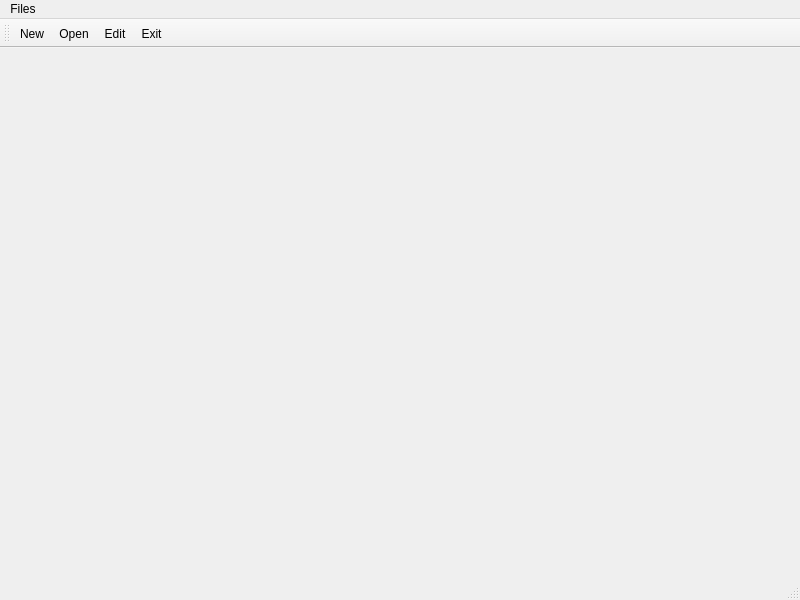
<?xml version="1.0" encoding="UTF-8"?>
<ui version="4.0">
 <class>MainWindow</class>
 <widget class="QMainWindow" name="MainWindow">
  <property name="geometry">
   <rect>
    <x>0</x>
    <y>0</y>
    <width>800</width>
    <height>600</height>
   </rect>
  </property>
  <property name="windowTitle">
   <string>MainWindow</string>
  </property>
  <widget class="QWidget" name="centralwidget"/>
  <widget class="QMenuBar" name="menubar">
   <property name="geometry">
    <rect>
     <x>0</x>
     <y>0</y>
     <width>800</width>
     <height>25</height>
    </rect>
   </property>
   <widget class="QMenu" name="menuFiles">
    <property name="title">
     <string>Files</string>
    </property>
    <addaction name="actionNew"/>
    <addaction name="actionOpen"/>
    <addaction name="actionEdit"/>
    <addaction name="actionExit"/>
   </widget>
   <addaction name="menuFiles"/>
  </widget>
  <widget class="QStatusBar" name="statusbar"/>
  <widget class="QToolBar" name="toolBar">
   <property name="windowTitle">
    <string>toolBar</string>
   </property>
   <attribute name="toolBarArea">
    <enum>TopToolBarArea</enum>
   </attribute>
   <attribute name="toolBarBreak">
    <bool>false</bool>
   </attribute>
   <addaction name="actionNew"/>
   <addaction name="actionOpen"/>
   <addaction name="actionEdit"/>
   <addaction name="actionExit"/>
  </widget>
  <action name="actionNew">
   <property name="icon">
    <iconset resource="Resorce.qrc">
     <normaloff>:/img/Img/new-folder.png</normaloff>:/img/Img/new-folder.png</iconset>
   </property>
   <property name="text">
    <string>New</string>
   </property>
  </action>
  <action name="actionOpen">
   <property name="icon">
    <iconset resource="Resorce.qrc">
     <normaloff>:/img/Img/folder.png</normaloff>:/img/Img/folder.png</iconset>
   </property>
   <property name="text">
    <string>Open</string>
   </property>
  </action>
  <action name="actionEdit">
   <property name="icon">
    <iconset resource="Resorce.qrc">
     <normaloff>:/img/Img/editing.png</normaloff>:/img/Img/editing.png</iconset>
   </property>
   <property name="text">
    <string>Edit</string>
   </property>
  </action>
  <action name="actionExit">
   <property name="icon">
    <iconset resource="Resorce.qrc">
     <normaloff>:/img/Img/logout.png</normaloff>:/img/Img/logout.png</iconset>
   </property>
   <property name="text">
    <string>Exit</string>
   </property>
  </action>
 </widget>
 <resources>
  <include location="Resorce.qrc"/>
 </resources>
 <connections/>
</ui>
